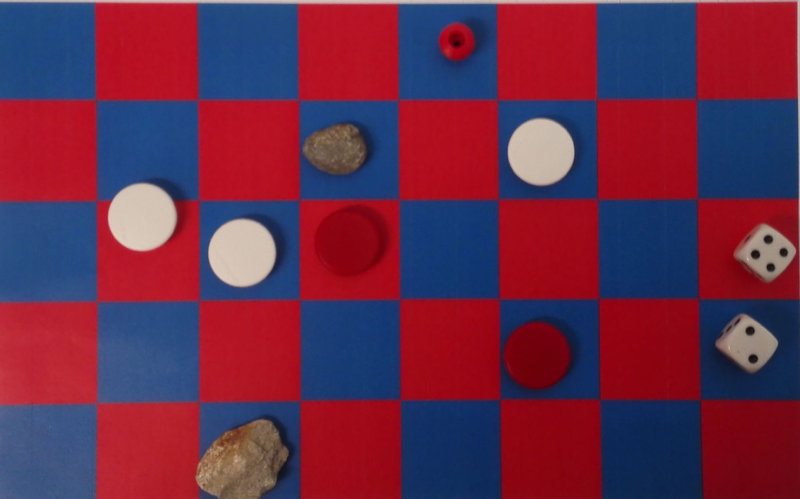
#> input picture image2.png, 800 x 499 px
$ python finalProject.py
#> lines starting #> are read from the running program, lines starting #| are printed output that depends on the picture
import Image
import numpy as np
import math
from copy import deepcopy
from random import randint
import cv2.cv as cv
import cv2


sobelX =  np.array([[-1,0,1],
 					[-2,0,2],
 					[-1,0,1]])

sobelY =  np.array([[1,2,1],
 					[0,0,0],
 					[-1,-2,-1]])


def edgeDetection(gray, height, width):
	output = np.zeros( (height,width,3), dtype=np.uint8)
	for y in range(1,height-1):
		for x in range(1,width-1):
			pixelX = [0,0,0]
			pixelY = [0,0,0]
			for i in range(-1,1):
				for j in range(-1,1):
					pixelX[0] += int(sobelX[j][i]) * int(gray[y+i][x+j][0])
					pixelY[0] += int(sobelY[j][i]) * int(gray[y+i][x+j][0])
					pixelX[1] += int(sobelX[j][i]) * int(gray[y+i][x+j][1])
					pixelY[1] += int(sobelY[j][i]) * int(gray[y+i][x+j][1])
					pixelX[2] += int(sobelX[j][i]) * int(gray[y+i][x+j][2])
					pixelY[2] += int(sobelY[j][i]) * int(gray[y+i][x+j][2])
			output[y][x] = [
				math.sqrt((pixelX[0] * pixelX[0]) + (pixelY[0] * pixelY[0])),
				math.sqrt((pixelX[1] * pixelX[1]) + (pixelY[1] * pixelY[1])),
				math.sqrt((pixelX[2] * pixelX[2]) + (pixelY[2] * pixelY[2]))]
	return output, height, width


def printImage(array):
	newImg = Image.fromarray(array,'RGB')
	newImg.show()

def tresh(image, height, width):

	T = 12

	for y in range(height):
		for x in range(width):
			if(int(image[y][x][0]) > T):
				image[y][x][0] = 255
			else:
				image[y][x][0] = 0
			if(int(image[y][x][1]) > T*1.5):
				image[y][x][1] = 255
			else:
				image[y][x][1] = 0
			if(int(image[y][x][2]) > T):
				image[y][x][2] = 255
			else:
				image[y][x][2] = 0

	return(image)

##
#
# TASK 1
#
##

def find():
	img = Image.open("image2.png")
#> img is the input picture: PIL image 800x499 RGB; mean R, G, B 106.1, 43.7, 73.1
	width, height = img.size
#> width = 800; height = 499
	image = np.zeros( (height,width,3), dtype=np.uint8)
	for y in range(height):
		for x in range(width):
			image[y][x] = img.getpixel((x, y))
	image, height, width = edgeDetection(image, height, width)
#> after the loop in edgeDetection, `for y in range(1,height-1):`:
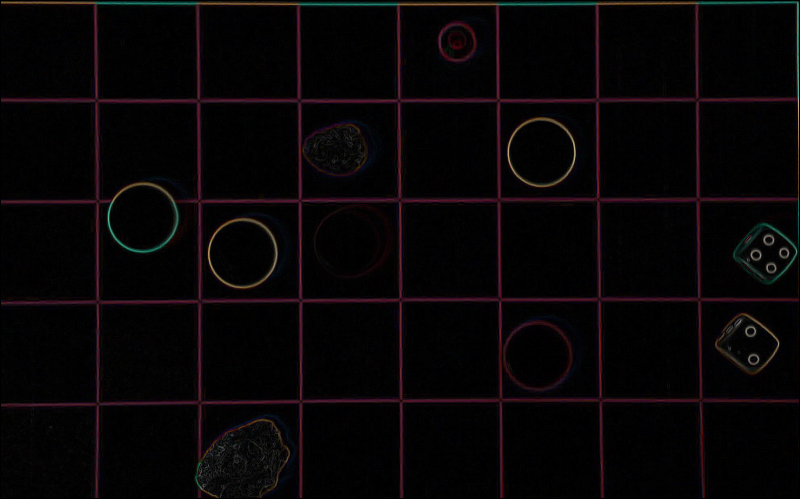
#> output: shape (499, 800, 3); mean R, G, B 7.8, 4.7, 5.9
	tresh(image, height, width)
#> after the loop in tresh, `for y in range(height):`:
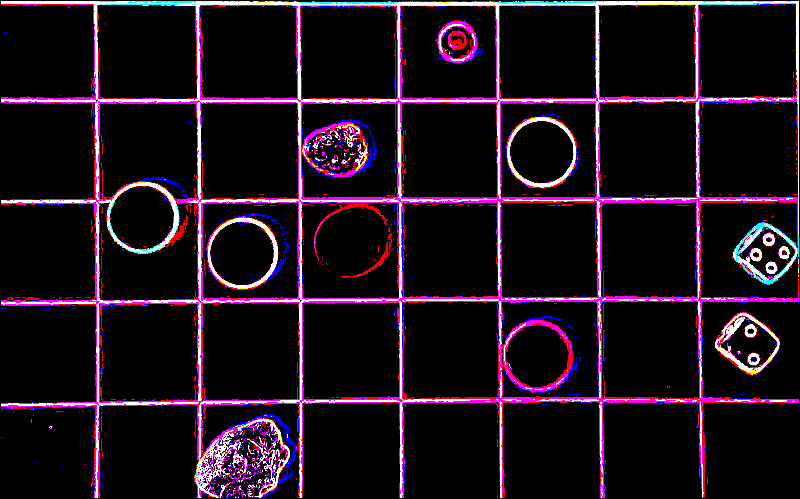
#> image: shape (499, 800, 3); mean R, G, B 32, 15.5, 29.2
	return image


pilImage = find()
img = cv2.imread("image2.png")
#> img: shape (499, 800, 3)
height, width, channels = img.shape
#> height = 499; width = 800; channels = 3
for i in range(height):
	for j in range(width):
		img[i][j] = pilImage[i][j]


#> (the run stopped early here; a loop or call above may not have finished)

$ run again, with image1.png copied over image2.png
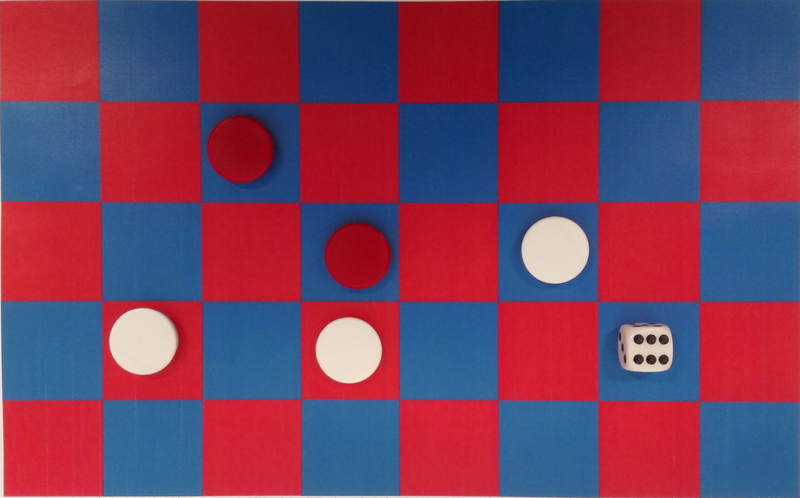
#> input picture image1.png, 800 x 498 px
#> in find, img is the input picture: PIL image 800x498 RGB; mean R, G, B 122.5, 61.7, 91.6
#> after the loop in edgeDetection, `for y in range(1,height-1):`:
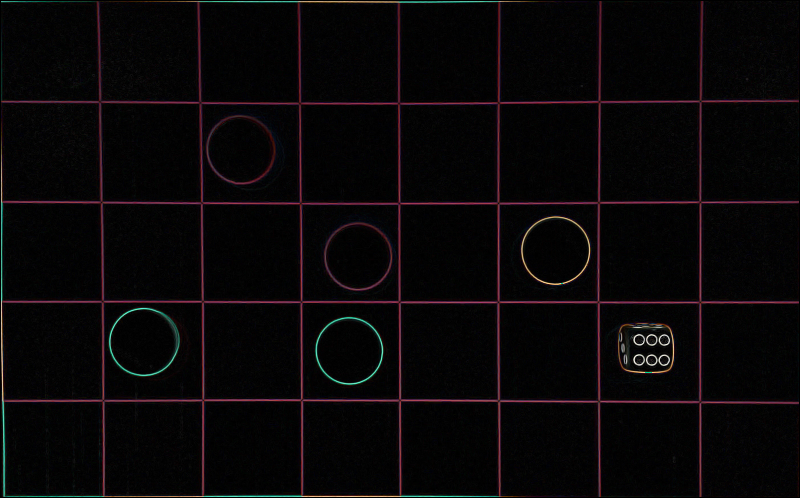
#> output: shape (498, 800, 3); mean R, G, B 9, 6.4, 7.6
#> after the loop in tresh, `for y in range(height):`:
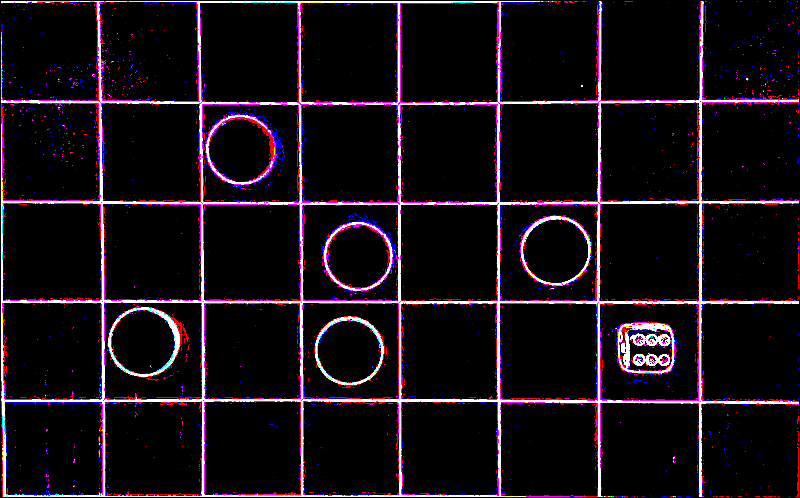
#> image: shape (498, 800, 3); mean R, G, B 23.5, 14.3, 22.3
#> img: shape (498, 800, 3)

$ run again, with image3.png copied over image2.png
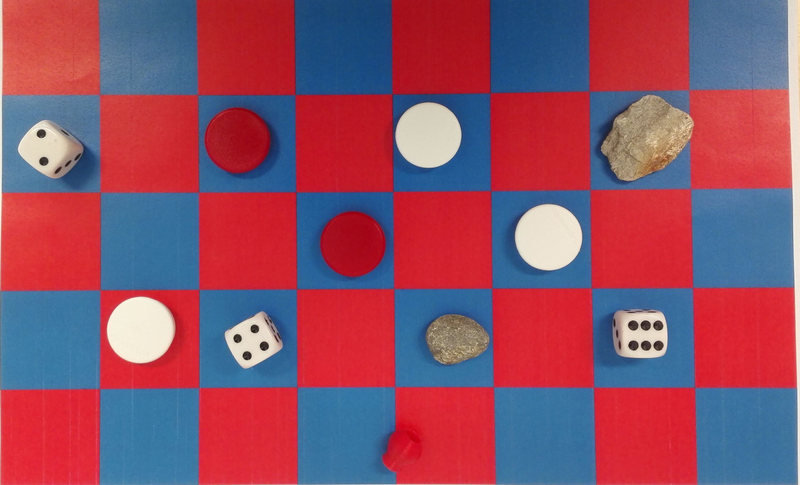
#> input picture image3.png, 800 x 485 px
#> in find, img is the input picture: PIL image 800x485 RGB; mean R, G, B 143.5, 78.3, 101
#> after the loop in edgeDetection, `for y in range(1,height-1):`:
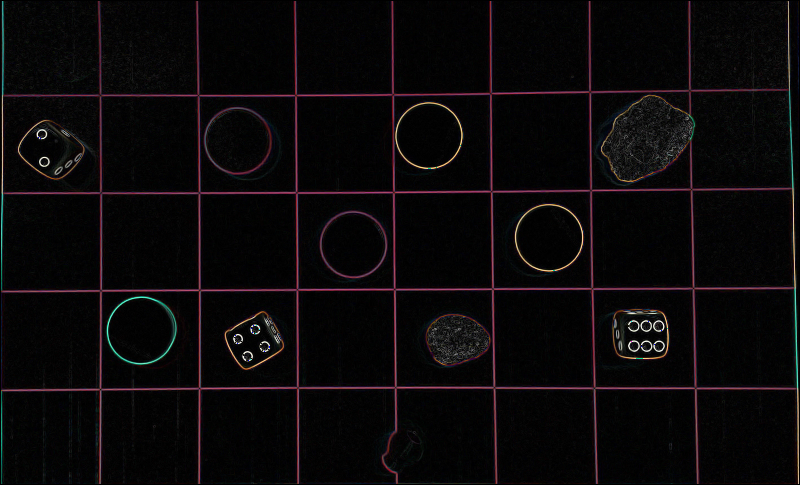
#> output: shape (485, 800, 3); mean R, G, B 10.8, 8.1, 9.3
#> after the loop in tresh, `for y in range(height):`:
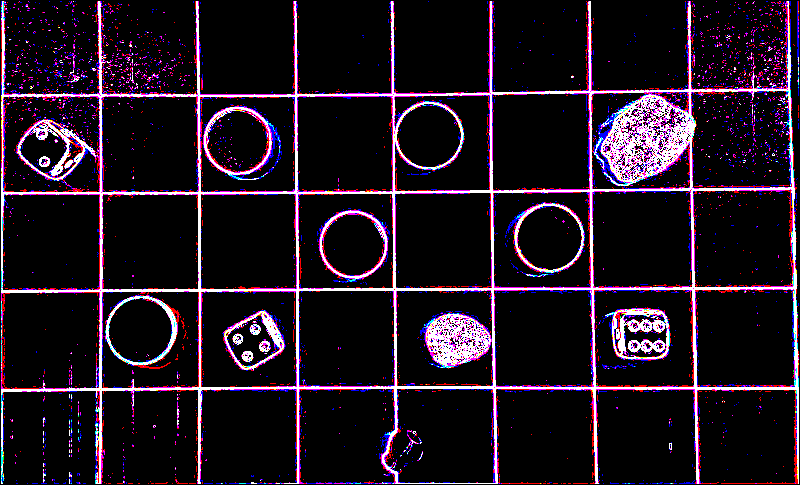
#> image: shape (485, 800, 3); mean R, G, B 32.2, 20.3, 32.3
#> img: shape (485, 800, 3)
